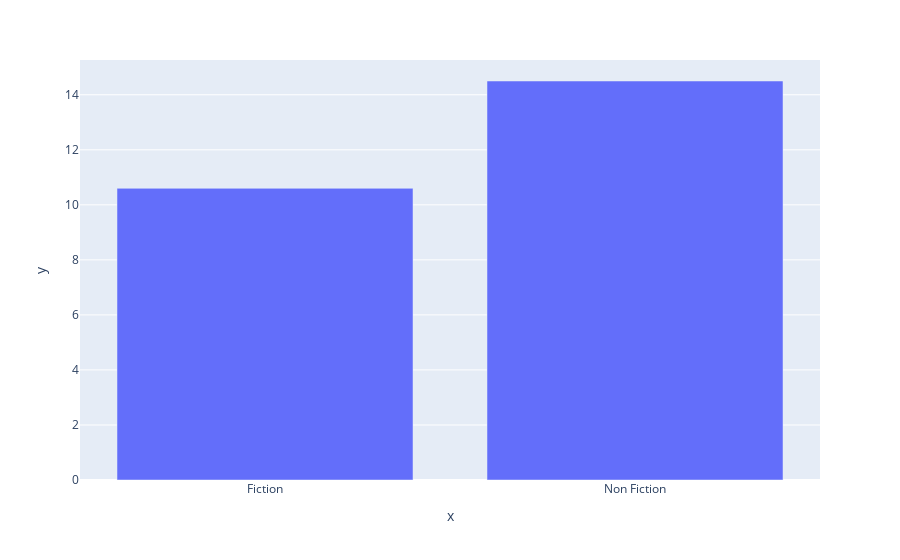

The notebook cell saved with this chart:
### Markdown cell above
## Bar Chart

### Code cell
#Specify the data
genres = ["Fiction", "Non Fiction"]
average_prices = [10.6, 14.5]

fig = px.bar(x=genres ,y=average_prices)
fig.show()

### Figure 1 — Plotly figure (JSON) as saved in the notebook; plotly's stock layout.template omitted (floating-point values rounded to 4 significant figures)
{"data": [{"alignmentgroup": "True", "hovertemplate": "x=%{x}<br>y=%{y}<extra></extra>", "legendgroup": "", "marker": {"color": "#636efa", "pattern": {"shape": ""}}, "name": "", "offsetgroup": "", "orientation": "v", "showlegend": false, "textposition": "auto", "x": ["Fiction", "Non Fiction"], "xaxis": "x", "y": [10.6, 14.5], "yaxis": "y", "type": "bar"}], "layout": {"xaxis": {"anchor": "y", "domain": [0, 1], "title": {"text": "x"}}, "yaxis": {"anchor": "x", "domain": [0, 1], "title": {"text": "y"}}, "legend": {"tracegroupgap": 0}, "margin": {"t": 60}, "barmode": "relative"}}
